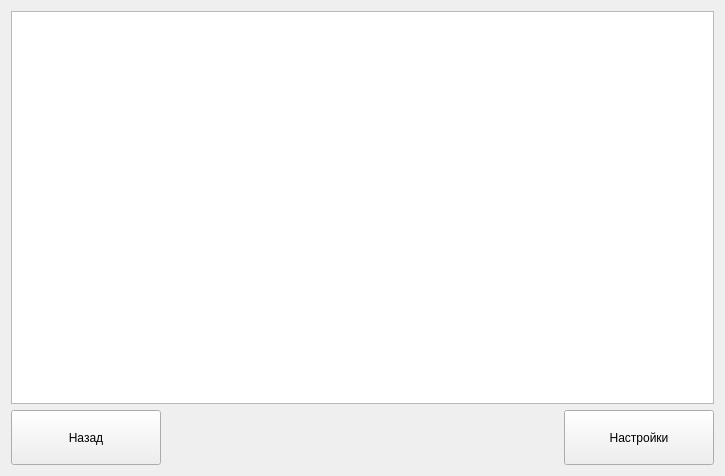
<?xml version="1.0" encoding="UTF-8"?>
<ui version="4.0">
 <class>AlarmOwerviewFrame</class>
 <widget class="QWidget" name="AlarmOwerviewFrame">
  <property name="geometry">
   <rect>
    <x>0</x>
    <y>0</y>
    <width>725</width>
    <height>476</height>
   </rect>
  </property>
  <property name="windowTitle">
   <string>Form</string>
  </property>
  <layout class="QGridLayout" name="gridLayout">
   <item row="0" column="0">
    <widget class="QTableView" name="tableView"/>
   </item>
   <item row="1" column="0">
    <layout class="QHBoxLayout" name="horizontalLayout">
     <item>
      <widget class="QPushButton" name="btnReturn">
       <property name="minimumSize">
        <size>
         <width>150</width>
         <height>55</height>
        </size>
       </property>
       <property name="maximumSize">
        <size>
         <width>150</width>
         <height>55</height>
        </size>
       </property>
       <property name="text">
        <string>Назад</string>
       </property>
       <property name="icon">
        <iconset resource="../../Resources.qrc">
         <normaloff>:/Images/return.png</normaloff>:/Images/return.png</iconset>
       </property>
       <property name="iconSize">
        <size>
         <width>42</width>
         <height>42</height>
        </size>
       </property>
      </widget>
     </item>
     <item>
      <spacer name="horizontalSpacer">
       <property name="orientation">
        <enum>Qt::Horizontal</enum>
       </property>
       <property name="sizeHint" stdset="0">
        <size>
         <width>40</width>
         <height>20</height>
        </size>
       </property>
      </spacer>
     </item>
     <item>
      <widget class="QPushButton" name="btnShowAlarmConfig">
       <property name="minimumSize">
        <size>
         <width>150</width>
         <height>55</height>
        </size>
       </property>
       <property name="maximumSize">
        <size>
         <width>150</width>
         <height>55</height>
        </size>
       </property>
       <property name="text">
        <string>Настройки</string>
       </property>
       <property name="icon">
        <iconset resource="../../Resources.qrc">
         <normaloff>:/Images/gearso.png</normaloff>:/Images/gearso.png</iconset>
       </property>
       <property name="iconSize">
        <size>
         <width>42</width>
         <height>42</height>
        </size>
       </property>
      </widget>
     </item>
    </layout>
   </item>
  </layout>
 </widget>
 <resources>
  <include location="../../Resources.qrc"/>
 </resources>
 <connections/>
</ui>
